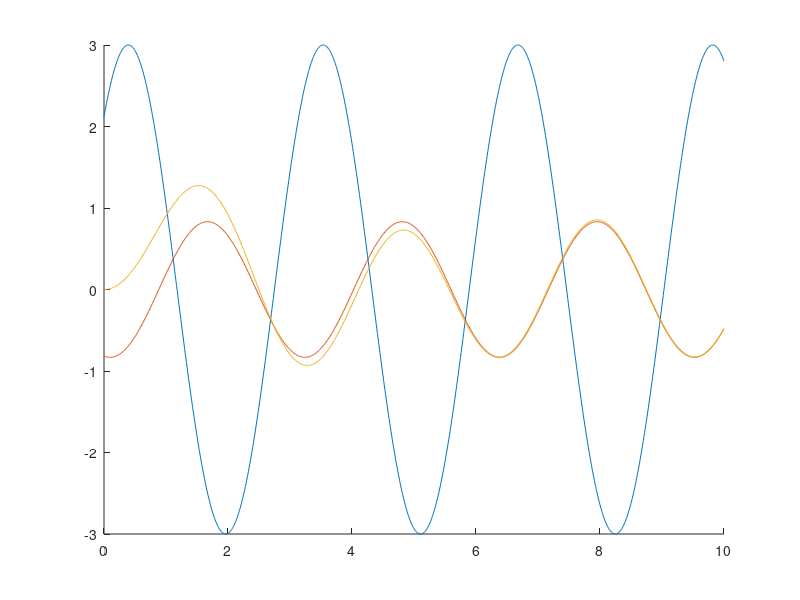

The MATLAB script that drew this image:
clc
clear all
close all

t=0:0.01:10;
A1=3;
w=2;
f1=pi/4;
xt=A1*sin(w*t+pi/4);

s=w*j;
G=1/(s^2+s+1);

f2=atan2(imag(G),real(G));
A2=abs(G);
f3=f1+f2
A3=A1*A2

xtt=A3*sin(w*t+f3);

Gs=tf([1],[1 1 1]);
xttt=lsim(Gs,xt,t);

hold on
plot(t,xt)
plot(t,xtt)
plot(t,xttt)
